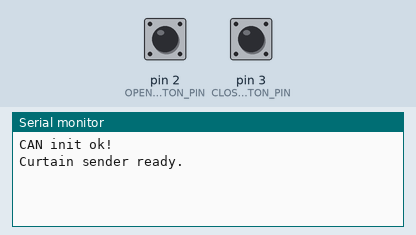
Recording of a sketch running on a simulated Arduino Uno, built with avr-gcc and run on an emulated ATmega328P. Shown: the last lines printed to the serial monitor. The inputs (shaded band) are chosen by the test bench; at power-on: pin 2 (OPEN_BUTTON_PIN) HIGH, pin 3 (CLOSE_BUTTON_PIN) HIGH.

Above: at 1.2 s.
1.3 s: pin 2 (OPEN_BUTTON_PIN) pulled LOW for 0.15 s
At 2.5 s:
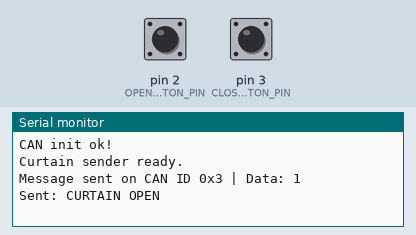
2.9 s: pin 3 (CLOSE_BUTTON_PIN) pulled LOW for 0.15 s
At 3.9 s:
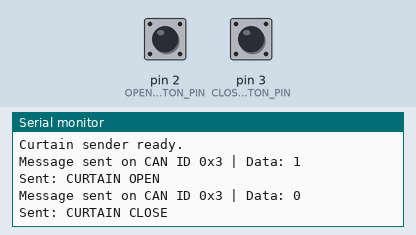

Measured:
- after the input at 1.3 s, the serial monitor: prints a new line at once (image 1)
- after the input at 2.9 s, the serial monitor: prints a new line at once (image 2)

The sketch:

curtain_Button.ino
```cpp
#include <SPI.h>
#include <mcp_can.h>
#include <mcp_can_dfs.h>

MCP_CAN CAN(9);   // CS pin for MCP2515

// ---------------------------
// Pin setup
// ---------------------------
const int OPEN_BUTTON_PIN  = 2;
const int CLOSE_BUTTON_PIN = 3;

// ---------------------------
// CAN setup
// ---------------------------
const unsigned int CURTAIN_CAN_ID = 3;

// Data values for curtain commands
const byte CURTAIN_OPEN_CMD  = 0x01;
const byte CURTAIN_CLOSE_CMD = 0x00;

// For button state tracking
int lastOpenButtonState  = HIGH;
int lastCloseButtonState = HIGH;

void setup()
{
    Serial.begin(115200);

    pinMode(OPEN_BUTTON_PIN, INPUT_PULLUP);
    pinMode(CLOSE_BUTTON_PIN, INPUT_PULLUP);

    // Initialize CAN
    while (CAN_OK != CAN.begin(CAN_125KBPS))
    {
        Serial.println("CAN init fail, retrying...");
        delay(100);
    }

    Serial.println("CAN init ok!");
    Serial.println("Curtain sender ready.");
}

void loop()
{
    int openButtonState  = digitalRead(OPEN_BUTTON_PIN);
    int closeButtonState = digitalRead(CLOSE_BUTTON_PIN);

    // Detect button press for OPEN
    if (openButtonState == LOW && lastOpenButtonState == HIGH)
    {
        sendCurtainCommand(CURTAIN_OPEN_CMD);
        Serial.println("Sent: CURTAIN OPEN");
        delay(200);  // simple debounce
    }

    // Detect button press for CLOSE
    if (closeButtonState == LOW && lastCloseButtonState == HIGH)
    {
        sendCurtainCommand(CURTAIN_CLOSE_CMD);
        Serial.println("Sent: CURTAIN CLOSE");
        delay(200);  // simple debounce
    }

    lastOpenButtonState = openButtonState;
    lastCloseButtonState = closeButtonState;
}

void sendCurtainCommand(byte command)
{
    byte data[1];
    data[0] = command;

    byte sendResult = CAN.sendMsgBuf(CURTAIN_CAN_ID, 0, 1, data);

    if (sendResult == CAN_OK)
    {
        Serial.print("Message sent on CAN ID 0x");
        Serial.print(CURTAIN_CAN_ID, HEX);
        Serial.print(" | Data: ");
        Serial.println(data[0], HEX);
    }
    else
    {
        Serial.println("Error sending message.");
    }
}
```
